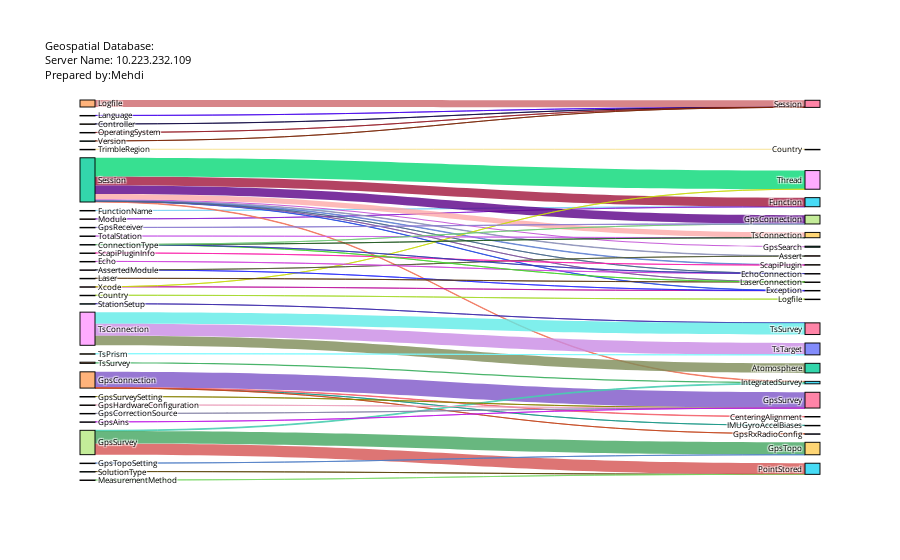

Here is the notebook cell this chart was saved with:
### Code cell
import plotly.graph_objects as go
import pandas as pd
import numpy as np
import random

#Load the Pivot table:
df = pd.read_excel('../PivotTable.xlsx',index_col='0')


label = list(df.index.append(df.columns))


source_1 = []
for j in range(len(df.index)):
    source_1.append(([j for i in df.iloc[j].isna() if i==False]))
source=[]
for i in source_1:
    for j in i:
        source.append(j)
        
        
target=[]
for i in range(len(df.index)):
    for j in range(len(df.columns)):
        if pd.isna(df.iloc[i][j])==False:
            target.append(len(df.index)+j)
            

value = []
for i in df.values.ravel():
    if pd.isna(i)==False:
        value.append(i)
        
        
#Random Color Generator:
random.seed(110)
random.randint(0,255)
color=[]
for i in range (len(value)):
    r=random.randint(0,255)
    g=random.randint(0,255)
    b=random.randint(0,255)
    color.append(f'rgba({r}, {g}, {b}, 0.8)')
    
    
#Show Sankey:
link = dict(source = source, target = target, value = value , color=color)
line = dict(color='black' , width=0.95)
node = dict(label=label,pad=50,thickness=15,line=line)

data= go.Sankey(link=link ,node=node , valueformat = ".0f" , valuesuffix = "Keys" )
fig= go.Figure(data)
fig.update_layout(hovermode='x',
                  title="Geospatial Database: <br>Server Name: 10.223.232.109 <br>Prepared by:<a href='https://github.com/MehdiMahmoodi'>Mehdi</a>",
                 font = dict(size=8 , color = 'black'),
                 paper_bgcolor='white')
fig.show()

#Save Sankey as html:
fig.write_html("C:\\Users\\mmahmoo\\Desktop\\DataEngineering\\Projects\\Sankey_Diagram\\Python\\sankey.html")

### Figure 1 — Plotly figure (JSON) as saved in the notebook; plotly's stock layout.template omitted (floating-point values rounded to 4 significant figures)
{"data": [{"link": {"color": ["rgba(126, 210, 246, 0.8)", "rgba(140, 38, 213, 0.8)", "rgba(161, 20, 59, 0.8)", "rgba(41, 77, 226, 0.8)", "rgba(6, 217, 118, 0.8)", "rgba(142, 147, 185, 0.8)", "rgba(186, 55, 208, 0.8)", "rgba(234, 140, 65, 0.8)", "rgba(99, 132, 210, 0.8)", "rgba(241, 116, 90, 0.8)", "rgba(231, 115, 43, 0.8)", "rgba(253, 169, 168, 0.8)", "rgba(127, 84, 156, 0.8)", "rgba(71, 103, 139, 0.8)", "rgba(91, 1, 136, 0.8)", "rgba(72, 6, 237, 0.8)", "rgba(205, 103, 108, 0.8)", "rgba(249, 230, 164, 0.8)", "rgba(188, 22, 159, 0.8)", "rgba(200, 218, 17, 0.8)", "rgba(165, 218, 46, 0.8)", "rgba(41, 44, 252, 0.8)", "rgba(86, 93, 56, 0.8)", "rgba(17, 9, 67, 0.8)", "rgba(66, 76, 59, 0.8)", "rgba(150, 31, 40, 0.8)", "rgba(121, 37, 6, 0.8)", "rgba(22, 103, 5, 0.8)", "rgba(28, 162, 69, 0.8)", "rgba(61, 42, 170, 0.8)", "rgba(1, 53, 3, 0.8)", "rgba(251, 36, 172, 0.8)", "rgba(96, 235, 232, 0.8)", "rgba(202, 139, 229, 0.8)", "rgba(126, 139, 87, 0.8)", "rgba(119, 249, 254, 0.8)", "rgba(148, 105, 127, 0.8)", "rgba(200, 96, 232, 0.8)", "rgba(92, 57, 20, 0.8)", "rgba(90, 68, 8, 0.8)", "rgba(207, 69, 220, 0.8)", "rgba(24, 150, 134, 0.8)", "rgba(126, 85, 201, 0.8)", "rgba(244, 99, 111, 0.8)", "rgba(195, 69, 28, 0.8)", "rgba(33, 89, 33, 0.8)", "rgba(70, 211, 45, 0.8)", "rgba(53, 55, 175, 0.8)", "rgba(113, 201, 119, 0.8)", "rgba(123, 217, 103, 0.8)", "rgba(73, 205, 177, 0.8)", "rgba(213, 83, 82, 0.8)", "rgba(67, 165, 95, 0.8)", "rgba(140, 124, 209, 0.8)", "rgba(135, 129, 1, 0.8)", "rgba(235, 162, 189, 0.8)", "rgba(134, 132, 167, 0.8)", "rgba(192, 28, 230, 0.8)", "rgba(80, 127, 198, 0.8)"], "source": [0, 1, 2, 2, 2, 2, 2, 2, 2, 2, 2, 2, 2, 2, 2, 3, 4, 5, 6, 6, 7, 8, 8, 9, 10, 11, 12, 13, 14, 15, 16, 17, 18, 18, 18, 19, 20, 20, 21, 22, 23, 24, 24, 24, 24, 25, 25, 25, 25, 26, 27, 27, 27, 29, 30, 31, 32, 33, 34], "target": [35, 35, 35, 37, 38, 41, 42, 43, 44, 45, 48, 49, 51, 53, 57, 36, 36, 39, 37, 38, 40, 37, 41, 36, 40, 36, 36, 47, 45, 46, 47, 44, 46, 50, 52, 50, 48, 49, 51, 55, 53, 54, 56, 58, 60, 49, 51, 53, 57, 55, 45, 55, 59, 57, 56, 56, 56, 56, 59], "value": [272, 5, 2351994, 53042, 4820056, 119680, 282977, 0, 121382, 128679, 0, 1344327, 284, 3623, 2225907, 34, 1812365, 12, 9630, 454, 171, 518, 308, 28211, 0, 190, 21, 0, 312140, 7, 0, 172, 3027305, 3069816, 2485419, 1023, 0, 31604, 10, 17, 16, 726, 4083577, 110435, 11348, 10, 3, 2, 4, 16, 197661, 2879108, 3232068, 48566, 115, 6, 16, 4, 53]}, "node": {"label": ["FunctionName", "Module", "Session", "Language", "Logfile", "TrimbleRegion", "Xcode", "Country", "AssertedModule", "Controller", "TrimbleUser", "OperatingSystem", "Version", "ScapiPlugin", "TsSurvey", "StationSetup", "ScapiPXCode", "ScapiPluginInfo", "TsConnection", "TsPrism", "TotalStation", "Laser", "SolutionType", "Echo", "GpsConnection", "ConnectionType", "MeasurementMethod", "GpsSurvey", "GpsAttitude", "GpsReceiver", "GpsSurveySetting", "GpsHardwareConfiguration", "GpsCorrectionSource", "GpsAins", "GpsTopoSetting", "Function", "Session", "Exception", "Thread", "Country", "Logfile", "Assert", "GpsSearch", "Email", "ScapiPlugin", "IntegratedSurvey", "TsSurvey", "ScapiThread", "SSeriesLongError", "TsConnection", "TsTarget", "LaserConnection", "Atomosphere", "EchoConnection", "IMUGyroAccelBiases", "PointStored", "GpsSurvey", "GpsConnection", "CenteringAlignment", "GpsTopo", "GpsRxRadioConfig"], "line": {"color": "black", "width": 0.95}, "pad": 50, "thickness": 15}, "type": "sankey", "valueformat": ".0f", "valuesuffix": "Keys"}], "layout": {"font": {"color": "black", "size": 8}, "hovermode": "x", "paper_bgcolor": "white", "title": {"text": "Geospatial Database: <br>Server Name: 10.223.232.109 <br>Prepared by:<a href='https://github.com/MehdiMahmoodi'>Mehdi</a>"}}}
